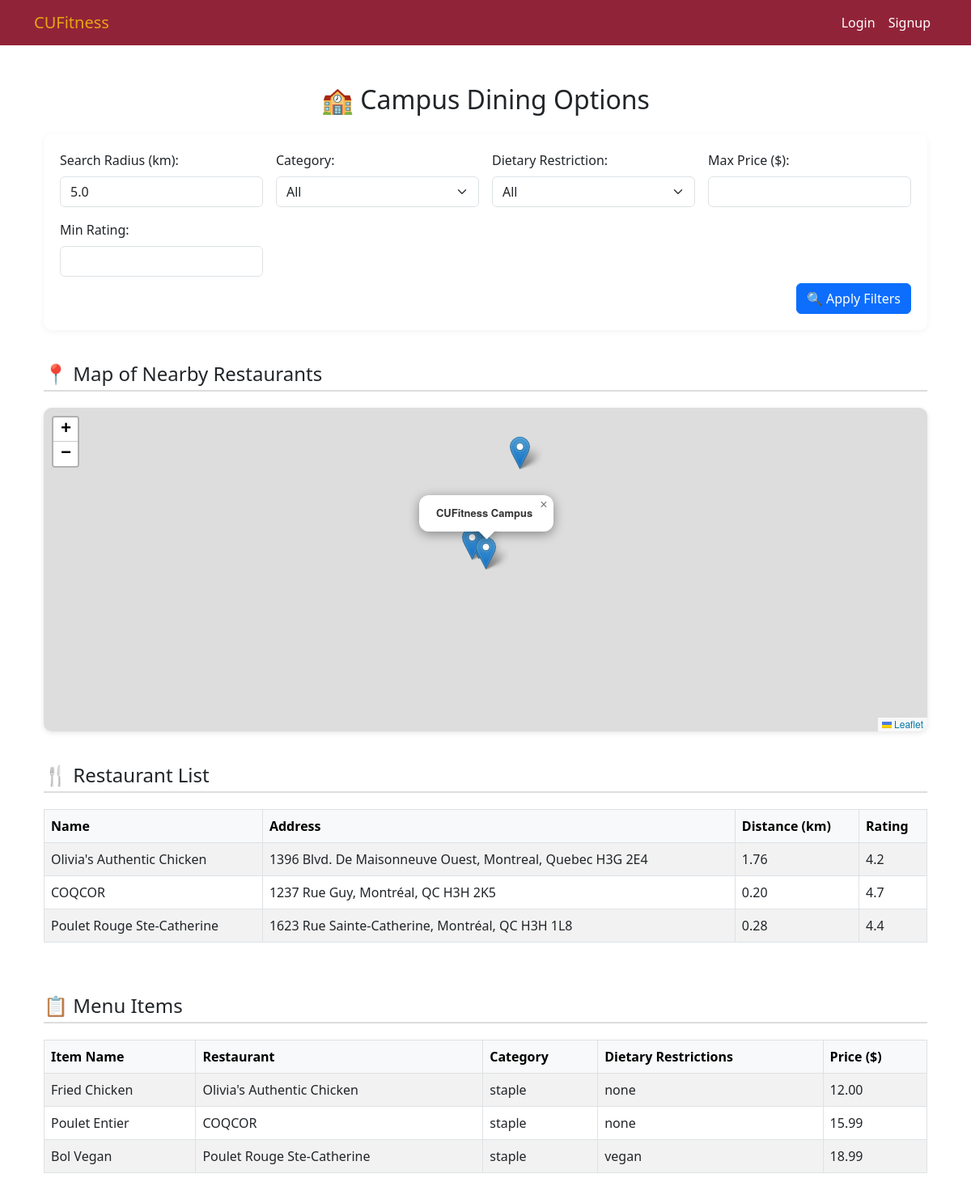
Page /MealPlan/campus_options/ on the earlier database version.
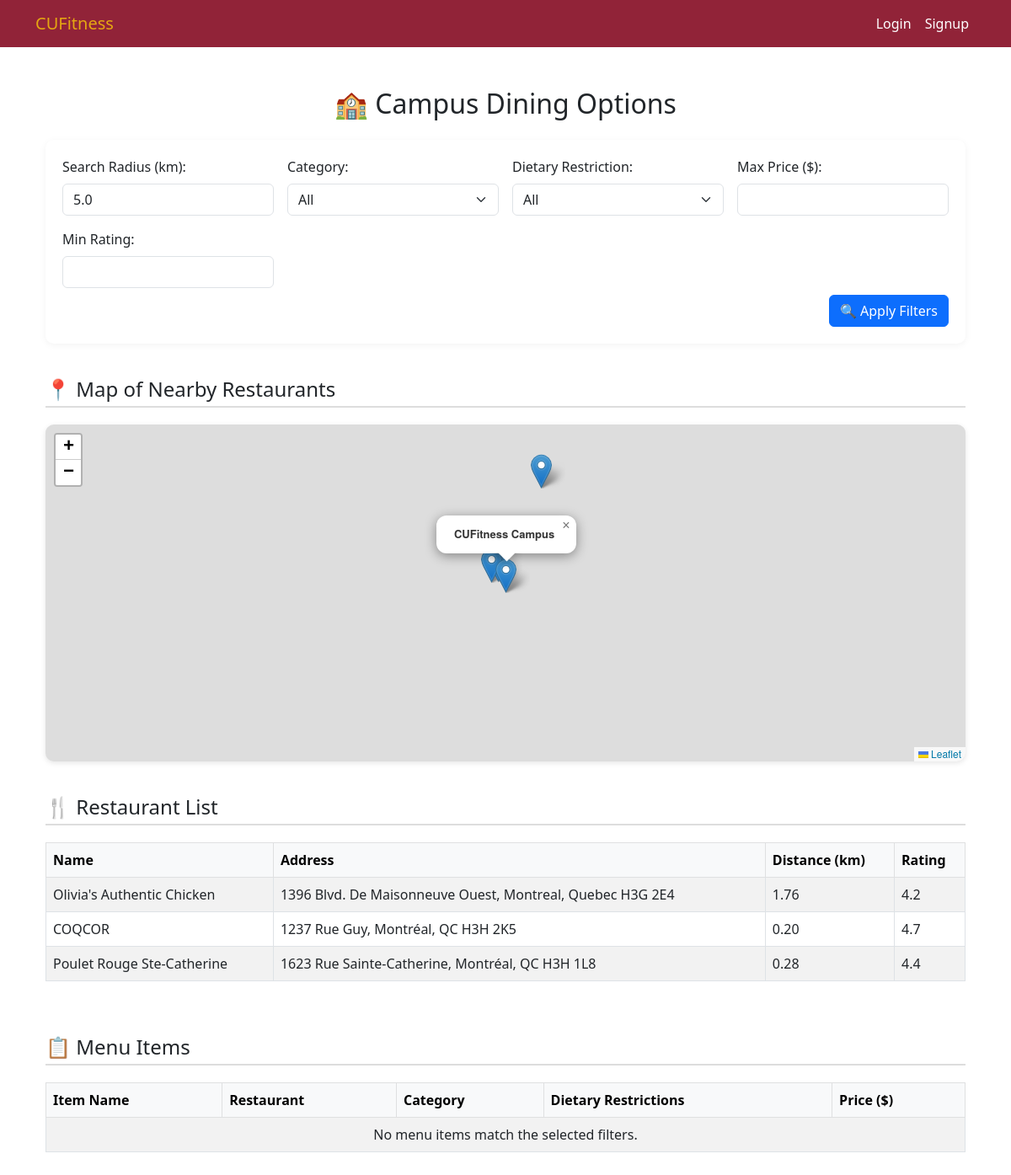
Same page on the later database version.
### MealPlan/models/CampusOptions.py (models this page shows, shortened)
class CampusOptions_MenuItem(models.Model):
    CATEGORY_CHOICES = [
        ('staple', 'Staple'),
        ('side', 'Side'),
        ('drink', 'Drink'),
        ('dessert', 'Dessert'),
    ]
    DIETARY_CHOICES = [
        ('vegetarian', 'Vegetarian'),
        ('vegan', 'Vegan'),
        ('gluten_free', 'Gluten Free'),
        ('lactose_free', 'Lactose Free'),
        ('nut_free', 'Nut Free'),
        ('shellfish_free', 'Shellfish Free'),
        ('soy_free', 'Soy Free'),
        ('egg_free', 'Egg Free'),
        ('pork_free', 'Pork Free'),
        ('beef_free', 'Beef Free'),
        ('fish_free', 'Fish Free'),
        ('poultry_free', 'Poultry Free'),
        ('none', 'No Restrictions'),
    ]
    restaurant = models.ForeignKey(CampusOptions_Restaurant, on_delete=models.CASCADE, related_name='menu_items')
    name = models.CharField(max_length=255, verbose_name="Item Name")
    category = models.CharField(max_length=255, choices=CATEGORY_CHOICES, verbose_name="Category")
    dietary_restrictions = models.CharField(max_length=255, choices=DIETARY_CHOICES, default = 'none', verbose_name="Dietary Restrictions")
    price = models.DecimalField(max_digits=5, decimal_places=2, verbose_name="Price", validators=[MinValueValidator(0)])

class CampusOptions_Restaurant(models.Model):
    name = models.CharField(max_length=255, verbose_name="Restaurant Name")
    address = models.TextField(verbose_name="Restaurant Address")
    rating = models.FloatField(verbose_name="Restaurant Rating", default=0.0, validators=[MinValueValidator(0)])
    latitude = models.FloatField(verbose_name="Latitude")
    longitude = models.FloatField(verbose_name="Longitude")

### MealPlan/views/CampusOptions.py (the view)
# urls.py: path('campus_options/', campus_options, name='campus_options'),
def campus_options(request):
    radius_km = request.GET.get('radius', 5)
    category = request.GET.get('category')
    dietary = request.GET.get('dietary')
    max_price = request.GET.get('max_price')
    min_rating = request.GET.get('min_rating')
    try:
        radius_km = float(radius_km)
    except ValueError:
        radius_km = 5
    restaurants = CampusOptions_Restaurant.objects.all()
    nearby_restaurants = []
    for restaurant in restaurants:
        distance = haversine(DEFAULT_SCHOOL_LAT, DEFAULT_SCHOOL_LON, restaurant.latitude, restaurant.longitude)
        if distance <= radius_km:
            nearby_restaurants.append(restaurant)
    menu_items = CampusOptions_MenuItem.objects.filter(restaurant__in=nearby_restaurants)
    if category:
        menu_items = menu_items.filter(category=category)
    if dietary:
        menu_items = menu_items.filter(dietary_restrictions=dietary)
    if max_price:
        menu_items = menu_items.filter(price__lte=max_price)
    if min_rating:
        nearby_restaurants = [r for r in nearby_restaurants if r.rating is not None and r.rating >= float(min_rating)]
    menu_items = menu_items.filter(restaurant__in=nearby_restaurants)
    restaurants_data = [
        {
            "name": r.name,
            "latitude": r.latitude,
            "longitude": r.longitude,
            "rating": r.rating,
            "address": r.address,
        }
        for r in nearby_restaurants
    ]
    return render(request, 'mealplan/campus_options.html', {
    'menu_items': menu_items,
    'radius_km': radius_km,
    'restaurants_json': json.dumps(restaurants_data),
    })

### MealPlan/views/CampusOptions.py (called while the page is built)
def haversine(lat1, lon1, lat2, lon2):
    R = 6371
    lat1, lon1, lat2, lon2 = map(radians, [lat1, lon1, lat2, lon2])
    dlat = lat2 - lat1
    dlon = lon2 - lon1
    a = sin(dlat/2)**2 + cos(lat1) * cos(lat2) * sin(dlon/2)**2
    c = 2 * asin(sqrt(a))
    return R * c

### templates/mealplan/campus_options.html (shortened to what this page needs)
{% extends "base.html" %}
{% block content %}
<head>
    <link rel="stylesheet" href="https://unpkg.com/leaflet/dist/leaflet.css" />
</head>
<div class="container py-4">
    <h2 class="mb-4 text-center">🏫 Campus Dining Options</h2>
    <div class="filter-card">
        <form method="GET" class="row g-3">
            <div class="col-md-3">
                <label class="form-label">Search Radius (km):</label>
                <input type="number" name="radius" step="0.1" class="form-control" value="{{ radius_km }}">
            </div>
            <div class="col-md-3">
                <label class="form-label">Category:</label>
                <select name="category" class="form-select">
                    <option value="">All</option>
                </select>
            </div>
            <div class="col-md-3">
                <label class="form-label">Dietary Restriction:</label>
                <select name="dietary" class="form-select">
                    <option value="">All</option>
                </select>
            </div>
            <div class="col-md-3">
                <label class="form-label">Max Price ($):</label>
                <input type="number" name="max_price" step="0.01" class="form-control" value="{{ max_price }}">
            </div>
            <div class="col-md-3">
                <label class="form-label">Min Rating:</label>
                <input type="number" name="min_rating" step="0.1" class="form-control" value="{{ min_rating }}">
            </div>
            <div class="col-md-12 text-end mt-2">
                <button type="submit" class="btn btn-primary">🔍 Apply Filters</button>
            </div>
        </form>
    </div>
    <h4 class="section-title">📍 Map of Nearby Restaurants</h4>
    <div id="map"></div>
    <h4 class="section-title">🍴 Restaurant List</h4>
    <div class="table-responsive mb-5">
        <table class="table table-bordered table-striped align-middle">
            <thead class="table-light">
                <tr>
                    <th>Name</th>
                    <th>Address</th>
                    <th>Distance (km)</th>
                    <th>Rating</th>
                </tr>
            </thead>
            <tbody id="restaurants-table"></tbody>
        </table>
    </div>
    <h4 class="section-title">📋 Menu Items</h4>
    <div class="table-responsive">
        <table class="table table-bordered table-striped align-middle">
            <thead class="table-light">
                <tr>
                    <th>Item Name</th>
                    <th>Restaurant</th>
                    <th>Category</th>
                    <th>Dietary Restrictions</th>
                    <th>Price ($)</th>
                </tr>
            </thead>
            <tbody>
                {% for item in menu_items %}
                <tr>
                    <td>{{ item.name }}</td>
                    <td>{{ item.restaurant.name }}</td>
                    <td>{{ item.category }}</td>
                    <td>{{ item.dietary_restrictions }}</td>
                    <td>{{ item.price }}</td>
                </tr>
                {% empty %}
                <tr>
                    <td colspan="5" class="text-center">No menu items match the selected filters.</td>
                </tr>
                {% endfor %}
            </tbody>
        </table>
    </div>
</div>
{% endblock %}

### templates/base.html (shortened to what this page needs)
<!DOCTYPE html>
<html lang="en">
<head>
    <link rel="stylesheet" href="https://cdn.jsdelivr.net/npm/bootstrap@5.3.0/dist/css/bootstrap.min.css">
</head>
<body>
    <nav class="navbar navbar-expand-lg navbar-light" style="background-color: #912338;">
        <div class="container">
            <a class="navbar-brand" href="#" style="color: #e5a712;">CUFitness</a>
            <div class="collapse navbar-collapse" id="navbarNav">
                <ul class="navbar-nav ms-auto">
                    {% if user.is_authenticated %}
                        <li class="nav-item"><a class="nav-link" href="{% url 'dashboard' %}" style="color: white;">Dashboard</a></li>
                        <li class="nav-item"><a class="nav-link" href="{% url 'logout' %}" style="color: white;">Logout</a></li>
                    {% else %}
                        <li class="nav-item"><a class="nav-link" href="{% url 'login' %}" style="color: white;">Login</a></li>
                        <li class="nav-item"><a class="nav-link" href="{% url 'signup' %}" style="color: white;">Signup</a></li>
                    {% endif %}
                </ul>
            </div>
        </div>
    </nav>
    <div class="container mt-4">
        {% block content %}
        {% endblock %}
    </div>
</body>
</html>

### templates/mealplan/campus_options.html (style rules this page uses)
#map { height: 400px; width: 100%; margin-top: 20px; border-radius: 10px; box-shadow: 0 2px 6px rgba(0, 0, 0, 0.1); }
.filter-card { background: #ffffff; padding: 20px; border-radius: 10px; margin-bottom: 30px; box-shadow: 0 2px 8px rgba(0, 0, 0, 0.05); }
.section-title { margin-top: 40px; margin-bottom: 20px; border-bottom: 2px solid #ddd; padding-bottom: 5px; }

Differences in the rows shown:
removed CampusOptions_MenuItem: name "Fried Chicken", restaurant.name "Olivia's Authentic Chicken", category "staple", dietary_restrictions "none", price "12.00"
removed CampusOptions_MenuItem: name "Poulet Entier", restaurant.name "COQCOR", category "staple", dietary_restrictions "none", price "15.99"
removed CampusOptions_MenuItem: name "Bol Vegan", restaurant.name "Poulet Rouge Ste-Catherine", category "staple", dietary_restrictions "vegan", price "18.99"
Other differences:
text now shown: "No menu items match the selected filters."
